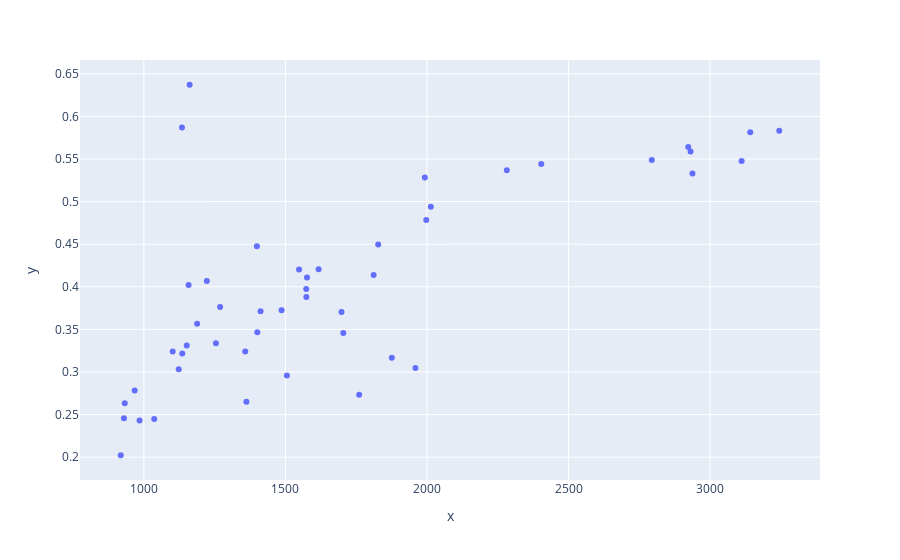

The notebook cell this image was saved under:
### Code cell
fig = px.scatter(x = c_score, y = s_score, hover_data = [params])
fig.show()
